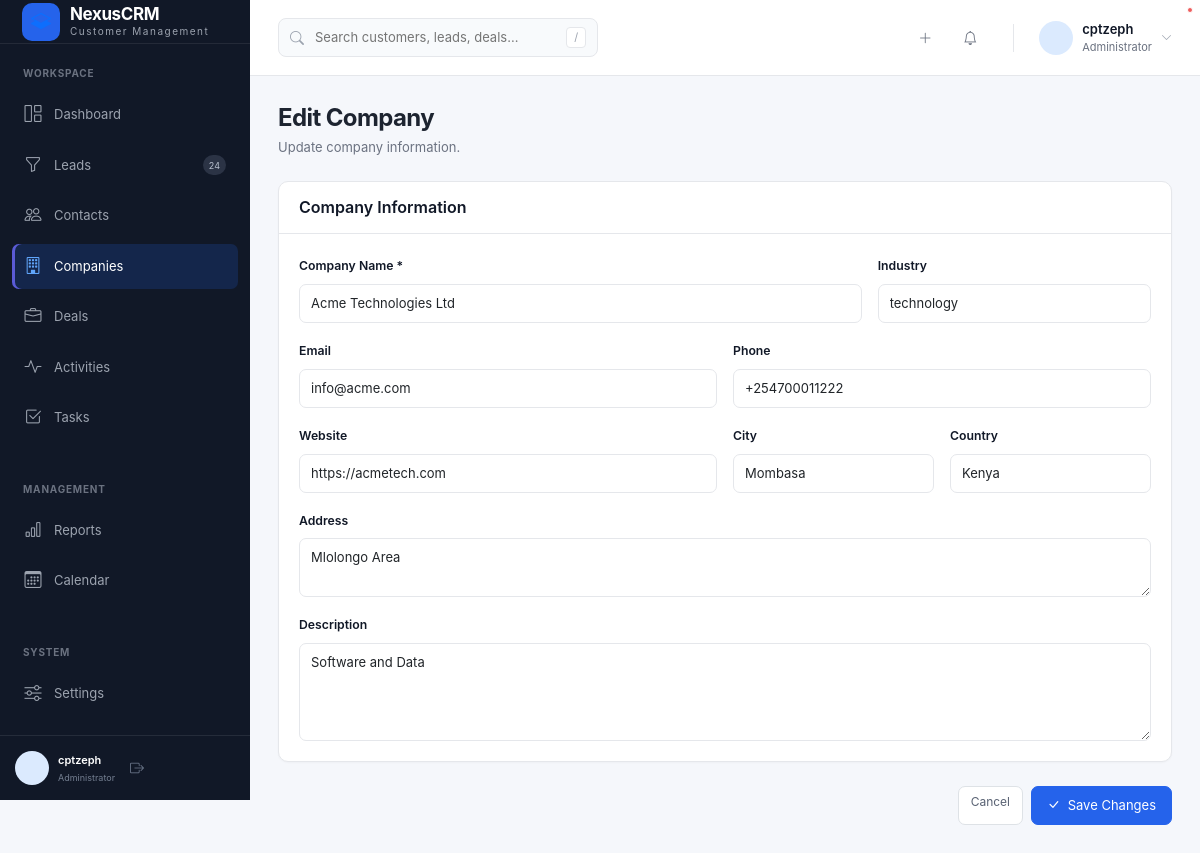
Screenshot of /companies/1/edit/ (signed in) with the database file from the repository.
### crmApp/models.py (models this page shows, shortened)
class Company(models.Model):
    INDUSTRY_CHOICES = [
        ("technology", "Technology"),
        ("finance", "Finance"),
        ("healthcare", "Healthcare"),
        ("education", "Education"),
        ("retail", "Retail"),
        ("manufacturing", "Manufacturing"),
        ("real_estate", "Real Estate"),
        ("hospitality", "Hospitality"),
        ("other", "Other"),
    ]
    name = models.CharField(max_length=200)
    industry = models.CharField(
        max_length=50,
        choices=INDUSTRY_CHOICES,
        blank=True
    )
    website = models.URLField(blank=True)
    email = models.EmailField(blank=True)
    phone = models.CharField(max_length=50, blank=True)
    address = models.TextField(blank=True)
    city = models.CharField(max_length=100, blank=True)
    country = models.CharField(max_length=100, blank=True)
    description = models.TextField(blank=True)
    owner = models.ForeignKey(
        User,
        on_delete=models.SET_NULL,
        null=True,
        blank=True,
        related_name="owned_companies"
    )
    created_at = models.DateTimeField(auto_now_add=True)
    updated_at = models.DateTimeField(auto_now=True)
    class Meta:
        ordering = ["name"]

### crmApp/views.py (the view, shortened to what this page needs)
# urls.py: path("companies/<int:pk>/edit/", views.company_edit,name="company_edit"),
@login_required
def company_edit(request, pk):
    company = get_object_or_404(
        Company,
        pk=pk
    )
    if not can_edit(request.user, company):
        raise PermissionDenied
    return render(
        request,
        "crmApp/companies/company_form.html",
        {"company": company}
    )

### templates/crmApp/companies/company_form.html (shortened to what this page needs)
{% extends "crmApp/base.html" %}
{% block content %}
<div class="page-header">
    <div>
        <h1 class="page-title">
            {% if company %}
                Edit Company
            {% else %}
                Add Company
            {% endif %}
        </h1>
        <div class="page-subtitle">
            {% if company %}
                Update company information.
            {% else %}
                Add a new organization to your CRM.
            {% endif %}
        </div>
    </div>
</div>
<form method="POST">
    <div class="crm-card mb-4">
        <div class="crm-card-header">
            <h6 class="mb-0 fw-semibold">
                Company Information
            </h6>
        </div>
        <div class="crm-card-body">
            <div class="row g-3">
                <div class="col-md-8">
                    <label class="form-label small fw-semibold">
                        Company Name *
                    </label>
                    <input
                        type="text"
                        name="name"
                        class="form-control crm-form-control"
                        value="{{ company.name|default:'' }}"
                        required
                    >
                </div>
                <div class="col-md-4">
                    <label class="form-label small fw-semibold">
                        Industry
                    </label>
                    <input
                        type="text"
                        name="industry"
                        class="form-control crm-form-control"
                        value="{{ company.industry|default:'' }}"
                        placeholder="e.g. Technology"
                    >
                </div>
                <div class="col-md-6">
                    <label class="form-label small fw-semibold">
                        Email
                    </label>
                    <input
                        type="email"
                        name="email"
                        class="form-control crm-form-control"
                        value="{{ company.email|default:'' }}"
                    >
                </div>
                <div class="col-md-6">
                    <label class="form-label small fw-semibold">
                        Phone
                    </label>
                    <input
                        type="text"
                        name="phone"
                        class="form-control crm-form-control"
                        value="{{ company.phone|default:'' }}"
                    >
                </div>
                <div class="col-md-6">
                    <label class="form-label small fw-semibold">
                        Website
                    </label>
                    <input
                        type="url"
                        name="website"
                        class="form-control crm-form-control"
                        value="{{ company.website|default:'' }}"
                        placeholder="https://example.com"
                    >
                </div>
                <div class="col-md-3">
                    <label class="form-label small fw-semibold">
                        City
                    </label>
                    <input
                        type="text"
                        name="city"
                        class="form-control crm-form-control"
                        value="{{ company.city|default:'' }}"
                    >
                </div>
                <div class="col-md-3">
                    <label class="form-label small fw-semibold">
                        Country
                    </label>
                    <input
                        type="text"
                        name="country"
                        class="form-control crm-form-control"
                        value="{{ company.country|default:'' }}"
                    >
                </div>
                <div class="col-12">
                    <label class="form-label small fw-semibold">
                        Address
                    </label>
                    <textarea
                        name="address"
                        class="form-control crm-form-control"
                        rows="2"
                    >{{ company.address|default:'' }}</textarea>
                </div>
                <div class="col-12">
                    <label class="form-label small fw-semibold">
                        Description
                    </label>
                    <textarea
                        name="description"
                        class="form-control crm-form-control"
                        rows="4"
                        placeholder="Add notes about this company..."
                    >{{ company.description|default:'' }}</textarea>
                </div>
            </div>
        </div>
    </div>
    <div class="d-flex justify-content-end gap-2">
        <a
            href="{% if company %}{% url 'company_detail' company.pk %}{% else %}{% url 'company_list' %}{% endif %}"
            class="btn btn-light border"
        >
            Cancel
        </a>
        <button
            type="submit"
            class="btn btn-crm-primary"
        >
            <i class="bi bi-check-lg me-1"></i>
            {% if company %}
                Save Changes
            {% else %}
                Create Company
            {% endif %}
        </button>
    </div>
</form>
{% endblock %}

### templates/crmApp/base.html (shortened to what this page needs)
{% load static %}
<!DOCTYPE html>
<html lang="en">
<head>
    <link
        href="https://cdn.jsdelivr.net/npm/bootstrap@5.3.3/dist/css/bootstrap.min.css"
        rel="stylesheet"
    >
    <link
        rel="stylesheet"
        href="https://cdn.jsdelivr.net/npm/bootstrap-icons@1.11.3/font/bootstrap-icons.min.css"
    >
    <link
        rel="stylesheet"
        href="{% static 'css/app.css' %}"
    >
    <link
        rel="stylesheet"
        href="{% static 'crmApp/css/crm.css' %}"
    >
</head>
<body>
<div class="crm-wrapper">
    <aside class="crm-sidebar" id="crmSidebar">
        <div class="sidebar-brand">
            <a href="{% url 'dashboard' %}"
               class="brand-link text-decoration-none">
                <div class="brand-icon">
                    <i class="bi bi-layers-half"></i>
                </div>
                <div>
                    <div class="brand-name">
                        NexusCRM
                    </div>
                    <div class="brand-subtitle">
                        Customer Management
                    </div>
                </div>
            </a>
        </div>
        <div class="sidebar-section">
            <div class="sidebar-label">
                WORKSPACE
            </div>
            <nav class="sidebar-nav">
                <a
                    href="{% url 'dashboard' %}"
                    class="sidebar-link
                    "
                >
                    <i class="bi bi-grid-1x2"></i>
                    <span>
                        Dashboard
                    </span>
                </a>
                <a
                    href="{% url 'leads' %}"
                    class="sidebar-link
                    "
                >
                    <i class="bi bi-funnel"></i>
                    <span>
                        Leads
                    </span>
                    <span class="nav-badge">
                        24
                    </span>
                </a>
                <a
                    href="{% url 'contact_list' %}"
                    class="sidebar-link
                    "
                >
                    <i class="bi bi-people"></i>
                    <span>
                        Contacts
                    </span>
                </a>
                <a
                    href="{% url 'company_list' %}"
                    class="sidebar-link
                    {% if 'company' in request.resolver_match.url_name %}
                        active
                    {% endif %}"
                >
                    <i class="bi bi-building"></i>
                    <span>
                        Companies
                    </span>
                </a>
                <a
                    href="{% url 'deals' %}"
                    class="sidebar-link
                    "
                >
                    <i class="bi bi-briefcase"></i>
                    <span>
                        Deals
                    </span>
                </a>
                <a
                    href="{% url 'activities' %}"
                    class="sidebar-link
                    "
                >
                    <i class="bi bi-activity"></i>
                    <span>
                        Activities
                    </span>
                </a>
                <a
                    href="{% url 'tasks' %}"
                    class="sidebar-link
                    "
                >
                    <i class="bi bi-check2-square"></i>
                    <span>
                        Tasks
                    </span>
                </a>
            </nav>
        </div>
        <div class="sidebar-section">
            <div class="sidebar-label">
                MANAGEMENT
            </div>
            <nav class="sidebar-nav">
                <a
                    href="{% url 'reports' %}"
                    class="sidebar-link
                    "
                >
                    <i class="bi bi-bar-chart"></i>
                    <span>
                        Reports
                    </span>
                </a>
                <a
                    href="{% url 'calendar' %}"
                    class="sidebar-link
                    "
                >
                    <i class="bi bi-calendar3"></i>
                    <span>
                        Calendar
                    </span>
                </a>
            </nav>
        </div>
        <div class="sidebar-section">
            <div class="sidebar-label">
                SYSTEM
            </div>
            <nav class="sidebar-nav">
                <a
                    href="{% url 'settings' %}"
                    class="sidebar-link
                    "
                >
                    <i class="bi bi-sliders"></i>
                    <span>
                        Settings
                    </span>
                </a>
            </nav>
        </div>
        <div class="sidebar-footer">
            <div class="sidebar-user">
                <div class="user-avatar">
                </div>
                <div class="user-info">
                    <strong>
                        {% if request.user.get_full_name %}
                            {{ request.user.get_full_name }}
                        {% else %}
                            {{ request.user.username }}
                        {% endif %}
                    </strong>
                    <span>
                        {% if request.user.is_superuser %}
                            Administrator
                        {% elif request.user.profile %}
                            {{ request.user.profile.role_display }}
                        {% else %}
                            CRM User
                        {% endif %}
                    </span>
                </div>
                <form
                    method="POST"
                    action="{% url 'logout' %}"
                >
                    <button
                        type="submit"
                        class="user-menu-button"
                        title="Sign out"
                    >
                        <i class="bi bi-box-arrow-right"></i>
                    </button>
                </form>
            </div>
        </div>
    </aside>
    <main class="crm-main">
        <header class="crm-topbar">
            <div class="topbar-left">
                <div class="topbar-search">
                    <i class="bi bi-search"></i>
                    <input
                        type="search"
                        placeholder="Search customers, leads, deals..."
                        aria-label="Global search"
                    >
                    <span class="search-shortcut">
                        /
                    </span>
                </div>
            </div>
            <div class="topbar-right">
                <button
                    type="button"
                    class="topbar-icon-btn"
                    title="Quick add"
                >
                    <i class="bi bi-plus-lg"></i>
                </button>
                <button
                    type="button"
                    class="topbar-icon-btn notification-button"
                    title="Notifications"
                >
                    <i class="bi bi-bell"></i>
                    <span class="notification-dot"></span>
                </button>
                <div class="user-menu">
                    <div class="user-avatar">
                    </div>
                    <div class="user-info">
                        <div class="user-name">
                            {% if request.user.get_full_name %}
                                {{ request.user.get_full_name }}
                            {% else %}
                                {{ request.user.username }}
                            {% endif %}
                        </div>
                        <div class="user-role">
                            {% if request.user.is_superuser %}
                                Administrator
                            {% elif request.user.profile %}
                                {{ request.user.profile.role_display }}
                            {% else %}
                                CRM User
                            {% endif %}
                        </div>
                    </div>
                    <i class="bi bi-chevron-down user-chevron"></i>
                </div>
            </div>
        </header>
        <div class="crm-content">
            {% block content %}
            {% endblock %}
        </div>
    </main>
</div>
</body>
</html>

### rows the page displays
Company: name "Acme Technologies Ltd", industry "technology", email "info@acme.com", phone "+254700011222", website "https://acmetech.com", city "Mombasa", country "Kenya", address "Mlolongo Area", description "Software and Data"

### other values shown
{{ request.user.username }} "cptzeph"
